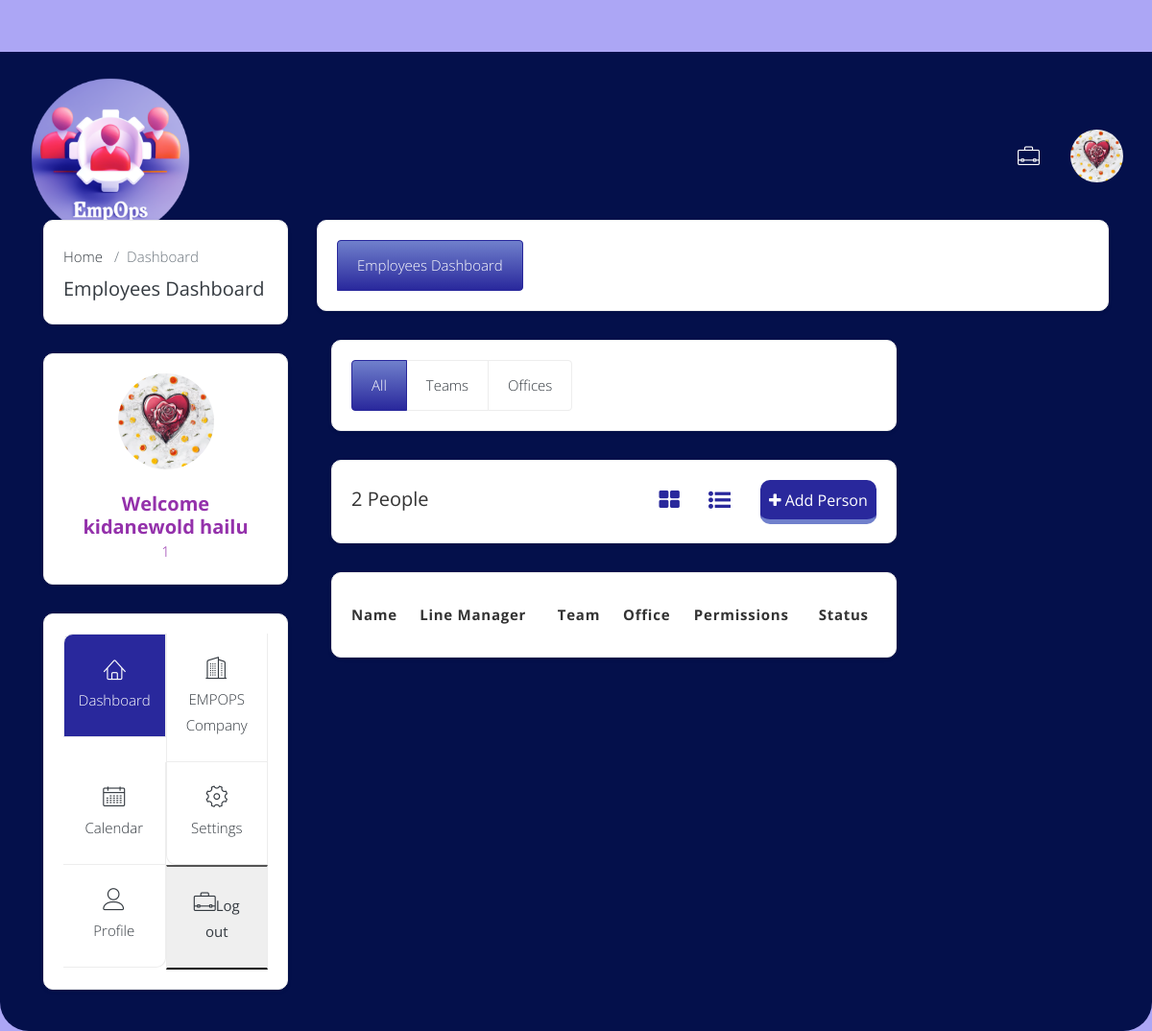
The app's page /employees-list.php (signed in) with its own data.
### tables this page shows
CREATE TABLE `employee` (
  `name` text NOT NULL,
  `id` varchar(20) NOT NULL,
  `nationality` varchar(30) NOT NULL,
  `birth` varchar(50) NOT NULL,
  `gender` varchar(6) NOT NULL,
  `blood` varchar(5) NOT NULL,
  `password` varchar(80) NOT NULL,
  `status` int(1) UNSIGNED NOT NULL DEFAULT 1,
  `phone` int(10) NOT NULL,
  `phone2` int(10) NOT NULL,
  `email` varchar(45) NOT NULL DEFAULT 'No',
  `linkedin` varchar(40) NOT NULL DEFAULT 'No',
  `web` varchar(40) NOT NULL,
  `start` varchar(30) NOT NULL,
  `visa` varchar(30) NOT NULL,
  `team` varchar(30) NOT NULL,
  `file_name` varchar(100) NOT NULL DEFAULT 'a',
  `salary` int(10) NOT NULL,
  `job` varchar(30) NOT NULL
);

### side_employee.php (the view, shortened to what this page needs)
<?php
require 'assets/conn.php';
$id=$_SESSION['emp_id'];
$select="SELECT * FROM employee WHERE id ='$id'";
$query=mysqli_query($conn,$select) or die(mysqli_error($conn));
if(mysqli_num_rows($query)>0){
	$row=mysqli_fetch_assoc($query);
}
echo'<!DOCTYPE html>
<html lang="en">
<br><br>
	<head>
		<link rel="stylesheet" href="assets/css/bootstrap.min.css">
		<link rel="stylesheet" href="assets/css/lnr-icon.css">
        <link rel="stylesheet" href="assets/css/font-awesome.min.css">
		<link rel="stylesheet" href="assets/css/style.css">
		<link rel="stylesheet" href="/assets/css/announce-style.css">
	</head>
	<body>
	<header class="header">
    <div class="top-header-section">
        <div class="container-fluid">
            <div class="row align-items-center">
                <div class="col-lg-3 col-md-3 col-sm-3 col-6">
                    <div class="logo my-3 my-sm-0">
                        <a href="index.html">
                            <img src="assets/img/empops.png" alt="logo image" class="img-fluid" width="100">
                        </a>
                    </div>
                </div>
                <div class="col-lg-9 col-md-9 col-sm-9 col-6 text-right">
                    <div class="user-block d-none d-lg-block">
                        <div class="row align-items-center">
                            <div class="col-lg-12 col-md-12 col-sm-12">
                                <div class="user-notification-block align-right d-inline-block">
                                    <ul class="list-inline m-0">
                                        <li class="list-inline-item" data-toggle="tooltip" data-placement="top"
                                            title="" data-original-title="Details">
                                            <a href="details.php"
                                                class="font-23 menu-style text-white align-middle">
                                                <span class="lnr lnr-briefcase position-relative"></span>
                                            </a>
                                        </li>
                                    </ul>
                                </div>
                                <div class="user-info align-right dropdown d-inline-block header-dropdown">
                                    <a href="javascript:void(0)" data-toggle="dropdown"
                                        class=" menu-style dropdown-toggle">
                                        <div class="user-avatar d-inline-block">
                                            <img src="images/'.$row['file_name'].'" alt="user avatar"
                                                class="rounded-circle img-fluid" width="55">
                                        </div>
                                    </a>
                                </div>
                            </div>
                        </div>
                    </div>
                </div>
            </div>
        </div>
    </div>
		<div class="inner-wrapper">
			<div class="page-wrapper">
				<div class="container-fluid">
					<div class="row">
						<div class="col-xl-3 col-lg-4 col-md-12 theiaStickySidebar">
							<aside class="sidebar sidebar-user">
								<div class="row">
								<div class="col-md-12">
									<div class="card ctm-border-radius shadow-sm grow">
										<div class="card-body py-4">
											<div class="row">
												<div class="col-md-12 mr-auto text-left">
													<div class="custom-search input-group">
														<div class="custom-breadcrumb">
															<ol class="breadcrumb no-bg-color d-inline-block p-0 m-0 mb-2">
																<li class="breadcrumb-item d-inline-block"><a href="employees-dashboard.php" class="text-dark">Home</a></li>
																<li class="breadcrumb-item d-inline-block active">Dashboard</li>
															</ol>
															<h4 class="text-dark">Employees Dashboard</h4>
														</div>
													</div>
												</div>
											</div>
										</div>
									</div>
								</div>
							</div>
								<div class="user-card card shadow-sm bg-white text-center ctm-border-radius grow">
									<div class="user-info card-body">
										<div class="user-avatar mb-4">
											<img src="images/'.$row['file_name'].'" alt="User Avatar" class="img-fluid rounded-circle" width="100">
										</div>
										<div class="user-details">
											<h4><b>Welcome '.$row['name'].'</b></h4>
											<p>'.$_SESSION['emp_id'].'</p>
										</div>
									</div>
								</div>
								<div class="sidebar-wrapper d-lg-block d-md-none d-none">
									<div class="card ctm-border-radius shadow-sm border-none grow">
										<div class="card-body">
											<div class="row no-gutters">
												<div class="col-6 align-items-center text-center">
													<a href="employees-dashboard.php" class="text-white active p-4 first-slider-btn ctm-border-right ctm-border-left ctm-border-top"><span class="lnr lnr-home pr-0 pb-lg-2 font-23"></span><span class="">Dashboard</span></a>
												</div>
												<div class="col-6 align-items-center shadow-none text-center">
													<a href="company.php" class="text-dark p-4 ctm-border-right ctm-border-left"><span class="lnr lnr-apartment pr-0 pb-lg-2 font-23"></span><span class=""> EMPOPS Company</span></a>
												</div>
												<div class="col-6 align-items-center shadow-none text-center">
													<a href="calander.php" class="text-dark p-4 ctm-border-right"><span class="lnr lnr-calendar-full pr-0 pb-lg-2 font-23"></span><span class="">Calendar</span></a>
												</div>
												<div class="col-6 align-items-center shadow-none text-center">
													<a href="settings.php" class="text-dark p-4 last-slider-btn1 ctm-border-right ctm-border-left"><span class="lnr lnr-cog pr-0 pb-lg-2 font-23"></span><span class="">Settings</span></a>
												</div>
												<div class="col-6 align-items-center shadow-none text-center">
													<a href="details.php" class="text-dark p-4 last-slider-btn ctm-border-right"><span class="lnr lnr-user pr-0 pb-lg-2 font-23"></span><span class="">Profile</span></a>
												</div>
												<div class="col-6 align-items-center shadow-none text-center">
												<form method=post action"side_employee.php">
													<button type="submit" name="logout" class="text-dark p-4 ctm-border-right ctm-border-left"><span class="lnr lnr-briefcase pr-0 pb-lg-2 font-23"></span><span class="">Log out</span></a>										</form>
													</div>
											</div>
										</div>
									</div>
								</div>
							</aside>
						</div>
						<div class="col-xl-9 col-lg-8 col-md-12">
							<div class="quicklink-sidebar-menu ctm-border-radius shadow-sm bg-white card grow">
									<div class="card-body">
										<ul class="list-group list-group-horizontal-lg">
											<li class="list-group-item text-center active button-5"><a class="text-white" href="employees-dashboard.php">Employees Dashboard</a></li>
										</ul>
									</div>
								</div>
';
?>

### assets/css/style.css (style rules this page uses)
body { font-family: 'Open Sans', sans-serif; position: relative; font-weight: 300; color: #9431AB; font-size: 15px; line-height: 1.8; background: #ACA6F5; }
ul, h1, h2, h3, h4, h5, p { padding: 0; margin: 0; }
.h1, .h2, .h3, .h4, .h5, .h6, h1, h2, h3, h4, h5, h6 { font-weight: 400; }
li { list-style: none; }
img { max-width: 100%; }
h4 { font-size: 1.25rem; }
::placeholder { color: #898f96; }
.font-23 { font-size: 23px; }
.no-bg-color { background-color: transparent; }
.ctm-border-radius { border-radius: 10px; }
.button-5 { background-color: #29289C; background-image: -moz-linear-gradient(top, #7080CC 0%, #29289C 100%); background-image: -webkit-linear-gradient(top, #7080CC 0%,#29289C 100%); background-image: linear-gradient(to bottom, #7080CC 0%,#29289C 100%); background-size: 900px; background-repeat: no-repeat; background-position: 0%; -webkit-transition: background 300ms ease-in-out; transition: background 300ms ease-in-out; }
.header { background-color: #04104b; padding: 0 15px 45px ; border-bottom-left-radius: 30px; border-bottom-right-radius: 30px; }
.top-header-section { padding-bottom: 25px; padding-top: 25px; }
.logo a img { width: 170px; }
.user-notification-block ul li a.menu-style { color: #7e8fa1; padding: 32px 14px; }
.user-info a.menu-style { color: #7e8fa1; padding: 18px 14px; padding-right: 0; }
.user-block .dropdown-toggle:after { display: none; }
.sidebar-wrapper .card a.active { background: #29289C; }
.sidebar-wrapper a { border-bottom: 1px solid #ededed; display: flex; text-align: center; vertical-align: middle; align-items: center; justify-content: center; align-self: center; flex-direction: column; }
.sidebar-wrapper .first-slider-btn { border-top-left-radius: 10px; }
.sidebar-wrapper .last-slider-btn { border-bottom-right-radius: 10px; }
.sidebar-wrapper .last-slider-btn1 { border-bottom-left-radius: 10px; }
.ctm-border-right { border-right: 1px solid #ededed; }
.ctm-border-left { border-left: 1px solid #ededed; }
.ctm-border-top { border-top: 1px solid #ededed; }
.page-wrapper { padding: 0px 15px 0 15px; margin-top: -45px; }
.list-group-item.active { z-index: 2; color: #fff; background-color: #29289C; border-color: #29289C; }
.list-group-item:first-child { border-top-left-radius: 10px; border-top-right-radius: 10px; }
.list-group-item:last-child { margin-bottom: 0; border-bottom-right-radius: 10px; border-bottom-left-radius: 10px; }
.card { border: 1px solid #ededed; margin-bottom: 30px; border-radius: 10px; }
.list-group-item { border: 1px solid #ededed; }
.quicklink-sidebar-menu ul li a { display: block; }
.grow { animation: bounce-in-right 3s ease; }
.user-info a .user-avatar img { margin-bottom: 3px; }
.inner-wrapper { width: 100%; height: 100vh; min-height: 100vh; }

### records on screen
employee: file_name (picture), name "kidanewold hailu"

### other values on screen
$_SESSION['emp_id'] "1"
$total "2"
